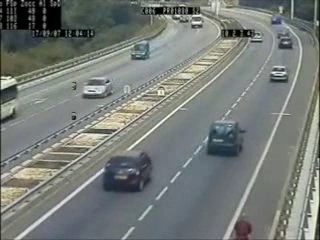
#> input picture frame 75 of New-GithubTest-master/video.avi, 320 x 240 px
$ python Vehicles_detection.py
#> lines starting #> are read from the running program, lines starting #| are printed output that depends on the picture; after the words box and inside, x2 and y2 are one past the last pixel; in counts of white or black regions, pixels touching at a corner belong together
# OpenCV Python program to detect cars in video frame
# import libraries of python OpenCV
import cv2
#import numpy as np
# capture frames from a video
cap = cv2.VideoCapture('video.avi')

# Trained XML classifiers describes some features of some object we want to detect
car_cascade = cv2.CascadeClassifier('cars.xml')

# loop runs if capturing has been initialized.
while True:
    # reads frames from a video
    ret, frames = cap.read()
#> frames is the input picture: shape (240, 320, 3); mean B, G, R 120, 123.9, 118.8

    # convert to gray scale of each frames
    gray = cv2.cvtColor(frames, cv2.COLOR_BGR2GRAY)

    #color fill white
    frames.fill(255)
#> frames: shape (240, 320, 3); every value is 255
    # or img[:] = 255
    # Detects cars of different sizes in the input image
    cars = car_cascade.detectMultiScale(gray, 1.1, 1)
#> cars = [[265, 8, 24, 24], [184, 7, 30, 30], [257, 55, 40, 40], [74, 74, 36, 36], [115, 29, 44, 44], [95, 151, 58, 58], [191, 110, 66, 66], [74, 111, 106, 106]]

    # To draw a rectangle in each cars
    for (x,y,w,h) in cars:
        cv2.rectangle(frames,(x,y),(x+w,y+h),(0,0,0),-1)
#> this loop made 8 passes
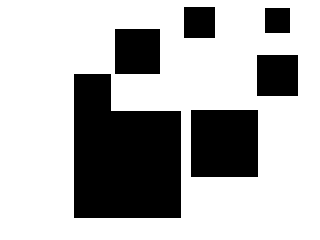
#> frames: shape (240, 320, 3); 70.6% white; 6 black regions, box (x1, y1, x2, y2) and area: (74, 74, 181, 218) 12818, (191, 110, 258, 177) 4489, (115, 29, 160, 74) 2025, (257, 55, 298, 96) 1681, (184, 7, 215, 38) 961, (265, 8, 290, 33) 625

   # Display frames in a window

    cv2.imshow('video2', frames)

    # Wait for Esc key to stop
    if cv2.waitKey(33) == 27:
#> (key Esc is pressed here)
        break

# De-allocate any associated memory usage
cv2.destroyAllWindows()

$ run again, starting later in the video
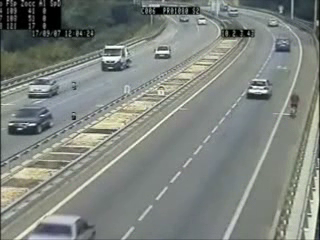
#> input picture frame 337 of New-GithubTest-master/video.avi, 320 x 240 px
#> frames is the input picture: shape (240, 320, 3); mean B, G, R 126.3, 131.7, 126
#> `gray = cv2.cvtColor(frames, cv2.COLOR_BGR2GRAY)`:
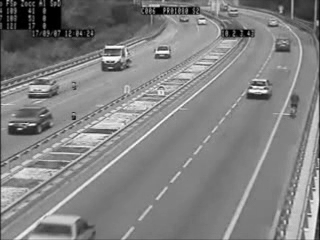
#> gray: shape (240, 320); min 0, max 254, mean 129.4
#> cars = [[271, 34, 23, 23], [150, 42, 24, 24], [239, 72, 40, 40], [2, 105, 42, 42], [84, 32, 55, 55], [16, 64, 50, 50]]
#> the loop `for (x,y,w,h) in cars:` made 6 passes
#> after the loop `for (x,y,w,h) in cars:`:
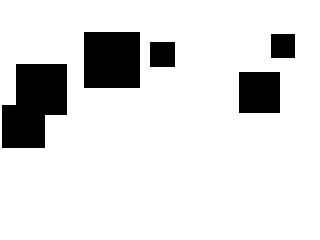
#> frames: shape (240, 320, 3); 86.7% white; 5 black regions, box (x1, y1, x2, y2) and area: (2, 64, 67, 148) 4160, (84, 32, 140, 88) 3136, (239, 72, 280, 113) 1681, (150, 42, 175, 67) 625, (271, 34, 295, 58) 576

$ run again, starting later in the video
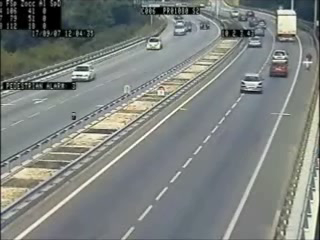
#> input picture frame 600 of New-GithubTest-master/video.avi, 320 x 240 px
#> frames is the input picture: shape (240, 320, 3); mean B, G, R 126.6, 129.8, 124.9
#> `gray = cv2.cvtColor(frames, cv2.COLOR_BGR2GRAY)`:
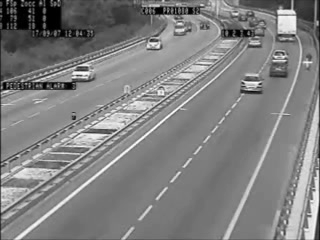
#> gray: shape (240, 320); min 0, max 254, mean 127.9
#> cars = [[243, 32, 23, 23], [265, 60, 26, 26], [238, 73, 29, 29], [252, 48, 45, 45], [27, 47, 61, 61]]
#> the loop `for (x,y,w,h) in cars:` made 5 passes
#> after the loop `for (x,y,w,h) in cars:`:
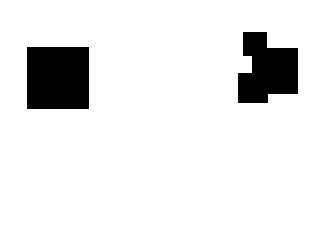
#> frames: shape (240, 320, 3); 90.9% white; 2 black regions, box (x1, y1, x2, y2) and area: (27, 47, 89, 109) 3844, (238, 32, 298, 103) 3136
